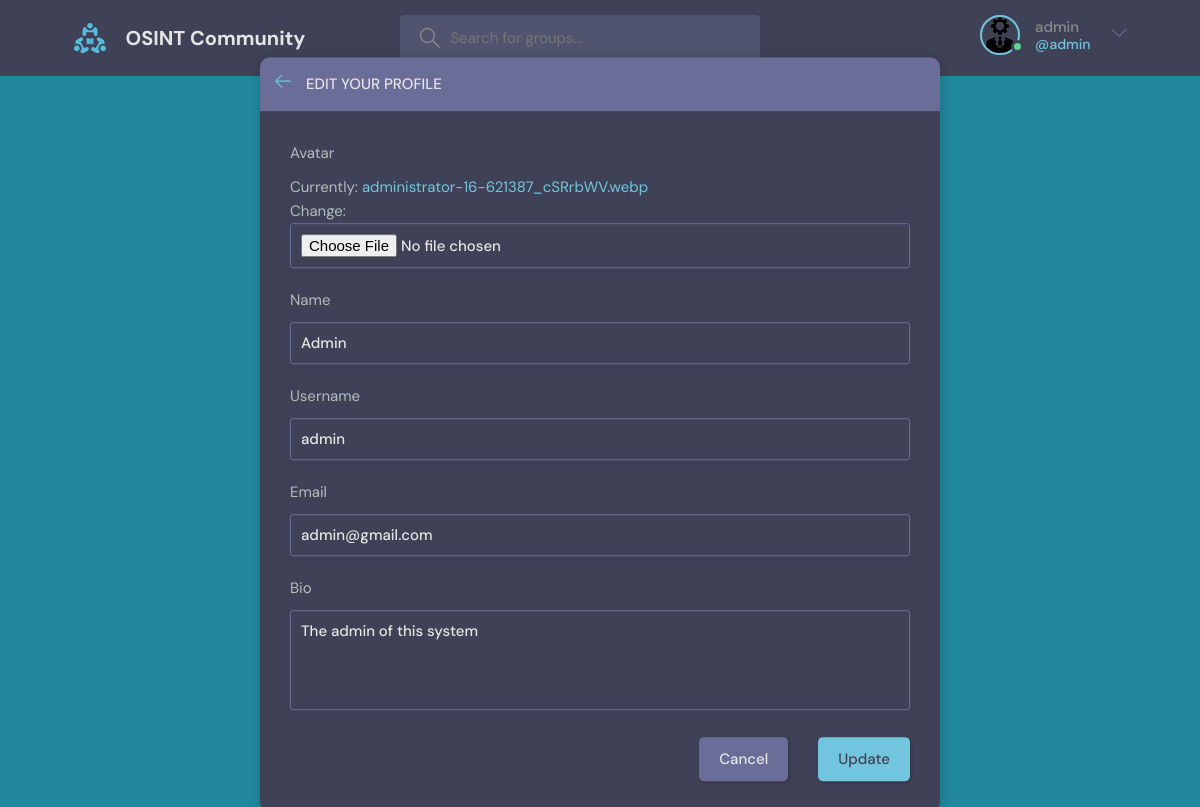
Screenshot of /update-user/ (signed in) with the database file from the repository.
### base/models.py (models this page shows)
class User(AbstractUser):
    name = models.CharField(max_length=200, null=True)
    email = models.EmailField(unique=True, null=True)
    bio = models.TextField(null=True)
    avatar = models.ImageField(null=True, default="avatar.svg")
    USERNAME_FIELD = 'email'
    REQUIRED_FIELDS = ['name']

### base/views.py (the view)
# urls.py: path('update-user/',views.updateUser, name="update-user"),
@login_required(login_url='login')
def updateUser(request):
    user = request.user
    form = UserForm(instance=user)
    if request.method == 'POST':
        form = UserForm(request.POST,request.FILES, instance=user)
        if form.is_valid():
            form.save()
            return redirect('user-profile',pk=user.id)
    return render(request, 'base/update-user.html',{'form':form})

### base/forms.py
class UserForm(ModelForm):
    class Meta:
        model = User
        fields = ['avatar','name','username','email','bio']

### base/templates/base/update-user.html (shortened to what this page needs)
{% extends 'main.html' %}
{% block content %}
    <main class="update-account layout">
        <div class="container">
            <div class="layout__box">
                <div class="layout__boxHeader">
                    <div class="layout__boxTitle">
                        <a href="{% url 'home' %}">
                            <svg version="1.1" xmlns="http://www.w3.org/2000/svg" width="32" height="32"
                                viewBox="0 0 32 32">
                                <title>arrow-left</title>
                                <path
                                    d="M13.723 2.286l-13.723 13.714 13.719 13.714 1.616-1.611-10.96-10.96h27.625v-2.286h-27.625l10.965-10.965-1.616-1.607z">
                                </path>
                            </svg>
                        </a>
                        <h3>Edit your profile</h3>
                    </div>
                </div>
                <div class="layout__body">
                    <form class="form" action="" method="POST" enctype="multipart/form-data">
                        {% for field in form %}
                        <div class="form__group">
                            <label for="profile_pic">{{field.label}}</label>
                            {{field}}
                        </div>
                        {% endfor %}
                        <div class="form__action">
                            <a class="btn btn--dark" href="index.html">Cancel</a>
                            <button class="btn btn--main" type="submit">Update</button>
                        </div>
                    </form>
                </div>
            </div>
        </div>
    </main>
    {% endblock content %}

### templates/navbar.html (shortened to what this page needs)
{% load static %}
<header class="header header--loggedIn">
    <div class="container">
      <a href="{% url 'home' %}" class="header__logo">
        <img src="{% static 'images/logo.svg' %}" />
        <h1>OSINT Community</h1>
      </a>
      <form class="header__search" method="GET" action="{% url 'home' %}">
        <label>
          <input name="q" placeholder="Search for groups..." />
        </label>
      </form>
      <nav class="header__menu">
        {% if request.user.is_authenticated %}
        <div class="header__user">
          <a href="{% url 'update-user' %}">
            <div class="avatar avatar--medium active">
              <img src="{{request.user.avatar.url}}" />
            </div>
            <p>{{request.user.username}}<span>@{{request.user.username}}</span></p>
          </a>
          <button class="dropdown-button">
            <svg
              version="1.1"
              xmlns="http://www.w3.org/2000/svg"
              width="32"
              height="32"
              viewBox="0 0 32 32"
            >
              <title>chevron-down</title>
              <path d="M16 21l-13-13h-3l16 16 16-16h-3l-13 13z"></path>
            </svg>
          </button>
        </div>
        {% else %}
        <a href="{% url 'login' %}">
          <img src="{% static 'images/avatar.svg' %}" />
          <p>Login</p>
        </a>
        {% endif %}
      </nav>
    </div>
  </header>

### rows the page displays
User: user.avatar (picture), user.username "admin", form "Admin" "admin" "admin@gmail.com" "The admin of this system"

### other values shown
{{ field.label }} "Avatar" "Name" "Username" "Email" "Bio"
